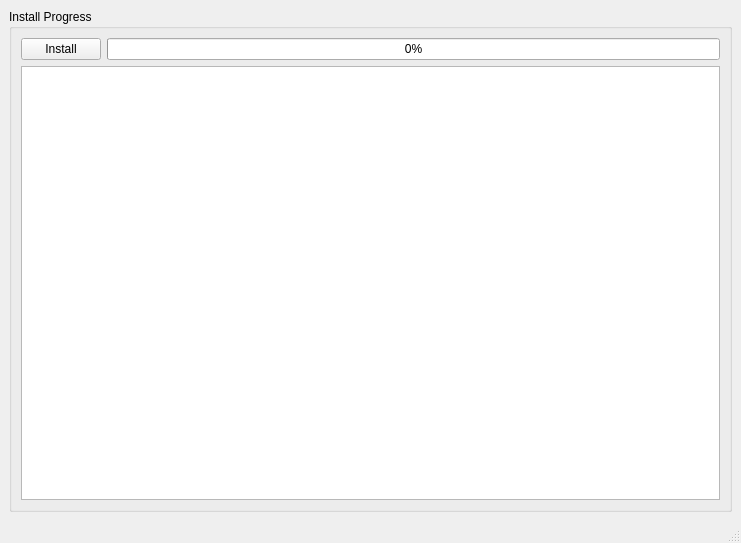
<?xml version="1.0" encoding="UTF-8"?>
<ui version="4.0">
    <class>InstallAppWindow</class>
    <widget class="QMainWindow" name="InstallAppWindow">
        <property name="geometry">
            <rect>
                <x>0</x>
                <y>0</y>
                <width>741</width>
                <height>543</height>
            </rect>
        </property>
        <property name="windowTitle">
            <string>Miledger - Installation</string>
        </property>
        <widget class="QWidget" name="centralwidget">
            <layout class="QGridLayout" name="gridLayout">
                <item row="0" column="0">
                    <widget class="QGroupBox" name="groupBox">
                        <property name="autoFillBackground">
                            <bool>true</bool>
                        </property>
                        <property name="title">
                            <string>Install Progress</string>
                        </property>
                        <layout class="QGridLayout" name="gridLayout_2">
                            <item row="0" column="0">
                                <layout class="QFormLayout" name="formLayout">
                                    <item row="0" column="0">
                                        <widget class="QPushButton" name="btnInstall">
                                            <property name="text">
                                                <string>Install</string>
                                            </property>
                                        </widget>
                                    </item>
                                    <item row="1" column="0" colspan="2">
                                        <widget class="QTextEdit" name="installLog">
                                            <property name="autoFillBackground">
                                                <bool>false</bool>
                                            </property>
                                            <property name="undoRedoEnabled">
                                                <bool>false</bool>
                                            </property>
                                            <property name="readOnly">
                                                <bool>true</bool>
                                            </property>
                                        </widget>
                                    </item>
                                    <item row="0" column="1">
                                        <widget class="QProgressBar" name="progressInstall">
                                            <property name="maximum">
                                                <number>1</number>
                                            </property>
                                            <property name="value">
                                                <number>0</number>
                                            </property>
                                        </widget>
                                    </item>
                                </layout>
                            </item>
                        </layout>
                    </widget>
                </item>
            </layout>
        </widget>
        <widget class="QMenuBar" name="menubar">
            <property name="geometry">
                <rect>
                    <x>0</x>
                    <y>0</y>
                    <width>741</width>
                    <height>21</height>
                </rect>
            </property>
        </widget>
        <widget class="QStatusBar" name="statusbar"/>
    </widget>
    <resources/>
    <connections/>
</ui>
